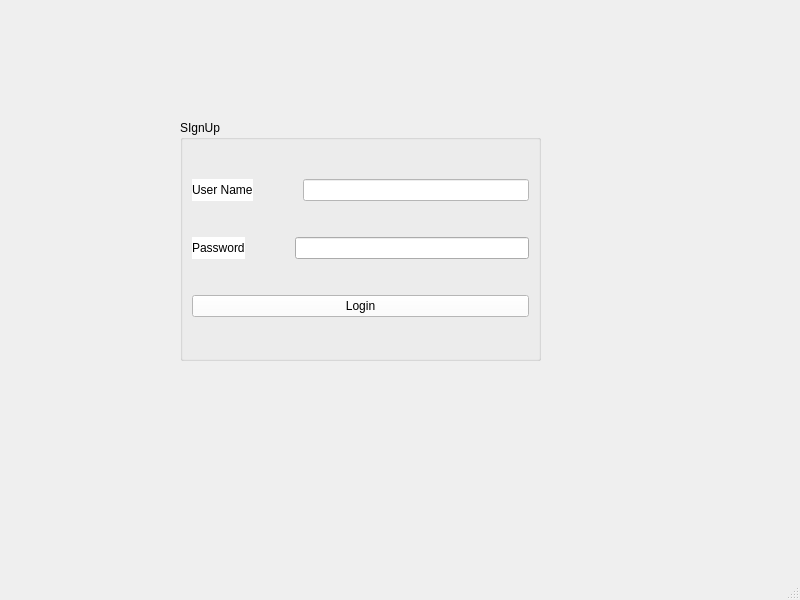
<?xml version="1.0" encoding="UTF-8"?>
<ui version="4.0">
 <class>MainWindow</class>
 <widget class="QMainWindow" name="MainWindow">
  <property name="geometry">
   <rect>
    <x>0</x>
    <y>0</y>
    <width>800</width>
    <height>600</height>
   </rect>
  </property>
  <property name="windowTitle">
   <string>MainWindow</string>
  </property>
  <widget class="QWidget" name="centralwidget">
   <widget class="QGroupBox" name="groupBox">
    <property name="geometry">
     <rect>
      <x>180</x>
      <y>120</y>
      <width>361</width>
      <height>241</height>
     </rect>
    </property>
    <property name="title">
     <string>SIgnUp</string>
    </property>
    <layout class="QHBoxLayout" name="horizontalLayout_3">
     <item>
      <layout class="QVBoxLayout" name="verticalLayout">
       <item>
        <layout class="QHBoxLayout" name="horizontalLayout">
         <property name="spacing">
          <number>50</number>
         </property>
         <item>
          <widget class="QLabel" name="label">
           <property name="styleSheet">
            <string notr="true">background-color: rgb(255, 255, 255);
font: 75 10pt &quot;MS Shell Dlg 2&quot;;</string>
           </property>
           <property name="text">
            <string>User Name</string>
           </property>
          </widget>
         </item>
         <item>
          <widget class="QLineEdit" name="lineEdit">
           <property name="styleSheet">
            <string notr="true">background-color: rgb(255, 255, 255);
font: 75 10pt &quot;MS Shell Dlg 2&quot;;</string>
           </property>
          </widget>
         </item>
        </layout>
       </item>
       <item>
        <layout class="QHBoxLayout" name="horizontalLayout_2">
         <property name="spacing">
          <number>50</number>
         </property>
         <item>
          <widget class="QLabel" name="label_2">
           <property name="styleSheet">
            <string notr="true">background-color: rgb(255, 255, 255);
font: 75 10pt &quot;MS Shell Dlg 2&quot;;</string>
           </property>
           <property name="text">
            <string>Password</string>
           </property>
          </widget>
         </item>
         <item>
          <widget class="QLineEdit" name="lineEdit_2"/>
         </item>
        </layout>
       </item>
       <item>
        <widget class="QPushButton" name="pushButton">
         <property name="styleSheet">
          <string notr="true">background-color: rgb(255, 255, 255);
font: 75 10pt &quot;MS Shell Dlg 2&quot;;</string>
         </property>
         <property name="text">
          <string>Login</string>
         </property>
        </widget>
       </item>
      </layout>
     </item>
    </layout>
   </widget>
  </widget>
  <widget class="QMenuBar" name="menubar">
   <property name="geometry">
    <rect>
     <x>0</x>
     <y>0</y>
     <width>800</width>
     <height>21</height>
    </rect>
   </property>
  </widget>
  <widget class="QStatusBar" name="statusbar"/>
 </widget>
 <resources/>
 <connections/>
</ui>
